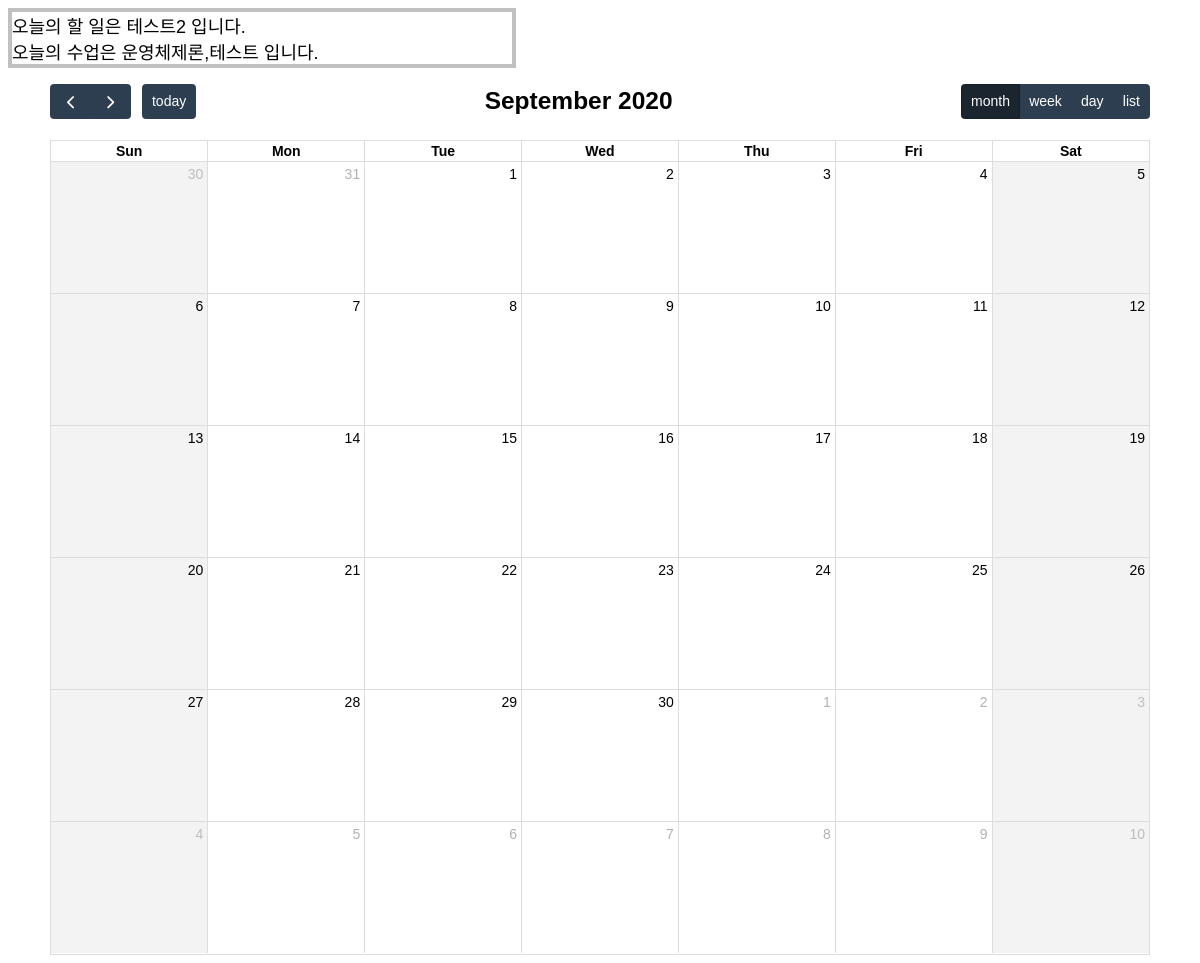
Before: / with the older database file.
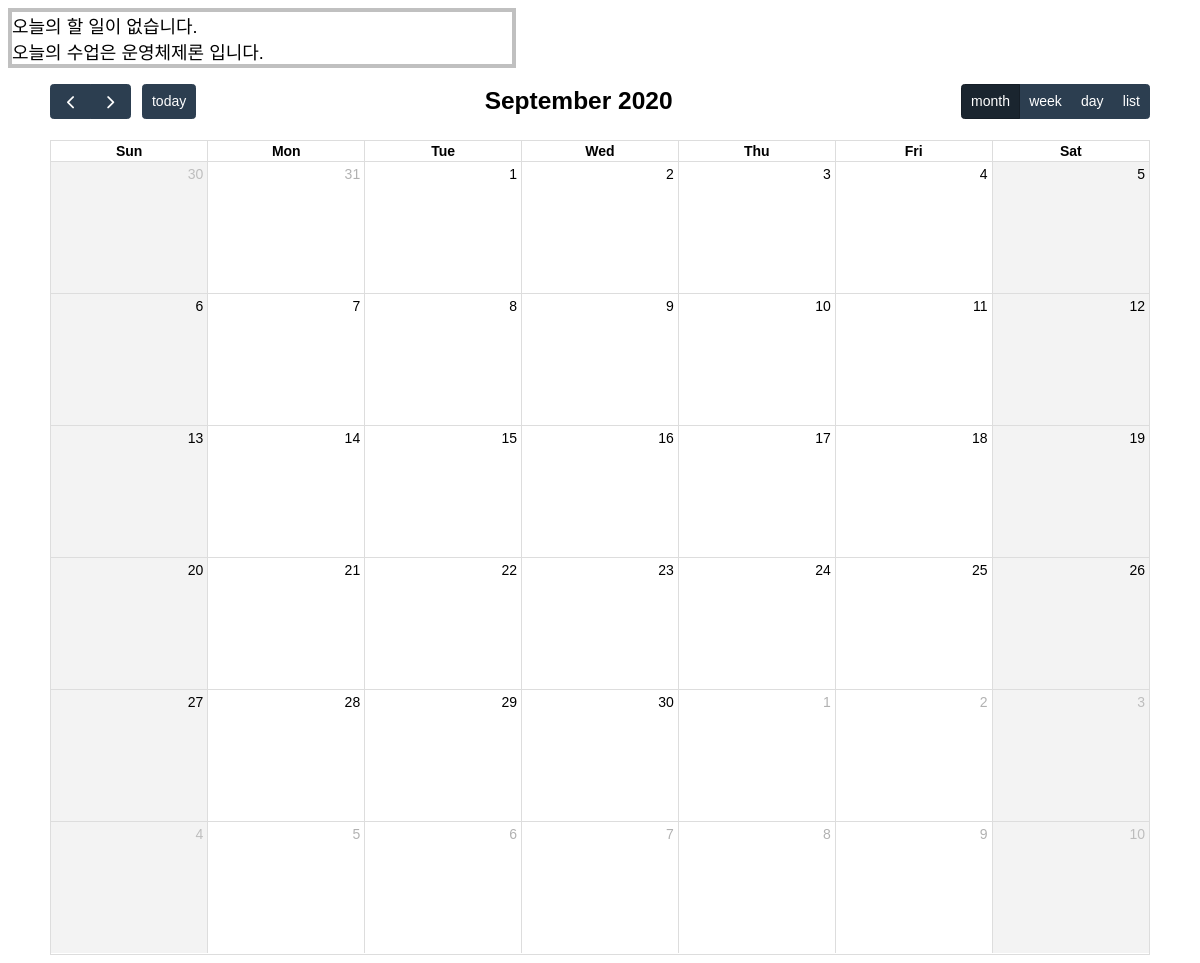
After: the same page with the newer database file.
### app/models.py (models this page shows, shortened)
class CalendarEvent(models.Model):
    title = models.CharField(_('Title'), max_length=200)
    start = models.DateTimeField(_('Start'))
    end = models.DateTimeField(_('End'))
    groupId = models.CharField(_('GroupId'), max_length=100, default=False)

### app/views.py (the view)
# urls.py: 2. Add a URL to urlpatterns:  path('', views.home, name='home')
def home(request):
    events = CalendarEvent.objects.all()
    events_todo = []
    events_subject = []
    for i in events:
        today_date = str(timezone.localtime())[0:10].replace("-", "")
        today = int(today_date)
        start_date = str(i.start)[0:10].replace("-", "")
        start_day = int(start_date)
        end_date = str(i.end)[0:10].replace("-", "")
        end_day = int(end_date)
        if today >= start_day:
            if today <= end_day:
                if i.groupId == "todo":
                    events_todo.append(str(i.title))
                elif i.groupId == "subject":
                    events_subject.append(str(i.title))
        length_todo = len(events_todo)
        length_subject = len(events_subject)
        message_todo = ""
        message_subject = ""
        for i in range(length_todo):
            if i == 0:
                message_todo += str(events_todo[i])
            elif i > 0:
                message_todo += str("," + events_todo[i])
        for i in range(length_subject):
            if i == 0:
                message_subject += str(events_subject[i])
            elif i > 0:
                message_subject += str("," + events_subject[i])
    return render(
        request,
        "main.html",
        {
            "events": events,
            "message_todo": message_todo,
            "message_subject": message_subject,
            "length_todo": length_todo,
            "length_subject": length_subject,
        },
    )

### app/templates/main.html (shortened to what this page needs)
{% load static %}
<!DOCTYPE html>
<html>
<head>
<link href='../static/lib/main.css' rel='stylesheet' />
</head>
<body>
    <div class="notepad" style="font-size: 18px;">
        {% if length_todo == 0 %}
            오늘의 할 일이 없습니다.<br>
        {% else %}
            오늘의 할 일은 {{message_todo}} 입니다.<br>
        {% endif %}
        {% if length_subject == 0 %}
            오늘의 수업이 없습니다.<br>
        {% else %}
            오늘의 수업은 {{message_subject}} 입니다.
        {% endif %}
    </div>
    <br>
    <div id='calendar'></div>
</body>
</html>

### app/templates/main.html (style rules this page uses)
body { padding: 0; font-family: Arial, Helvetica Neue, Helvetica, sans-serif; font-size: 14px; }
#calendar { max-width: 1100px; margin: 0 auto; }

Changed rows visible on the page:
removed CalendarEvent: title "테스트2"
added CalendarEvent: title "운영체제론"
Other visible differences:
{{ message_subject }}: "운영체제론,테스트" → (not shown)
text no longer shown: "오늘의 할 일은 입니다."
text now shown: "오늘의 할 일이 없습니다."
